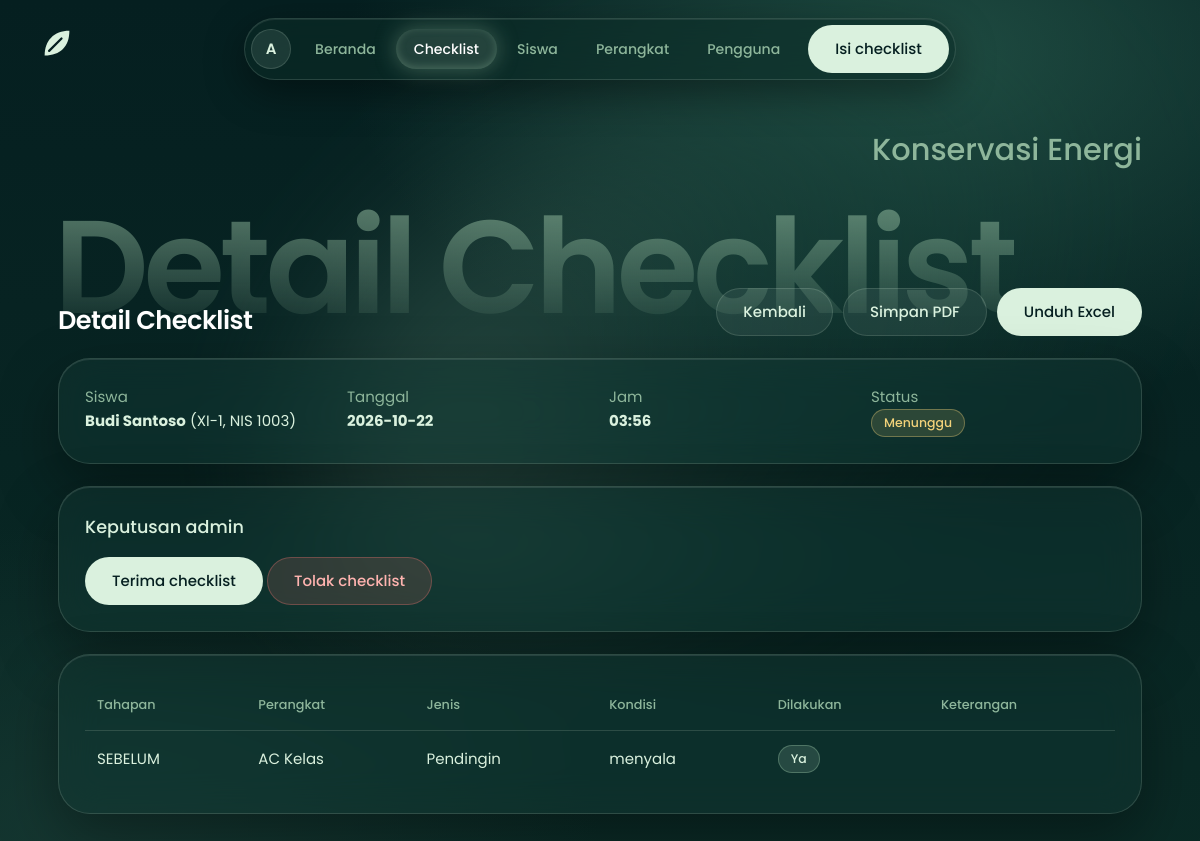
The app's page /checklist_view.php?id=2 (signed in) with its own data.
### tables this page shows
CREATE TABLE `checklist` (
  `id_checklist` int(11) NOT NULL,
  `nis` int(10) NOT NULL,
  `tanggal` date NOT NULL,
  `jam` time NOT NULL,
  `status_verifikasi` enum('Menunggu','Diterima','Ditolak') NOT NULL DEFAULT 'Menunggu'
);

CREATE TABLE `siswa` (
  `nis` int(10) NOT NULL,
  `nama` varchar(100) NOT NULL,
  `kelas` varchar(10) NOT NULL
);

CREATE TABLE `detail_checklist` (
  `id_detail` int(11) NOT NULL,
  `id_checklist` int(11) NOT NULL,
  `id_perangkat` int(11) NOT NULL,
  `tahapan` enum('SEBELUM','SELAMA','SESUDAH','5R') NOT NULL,
  `kondisi` varchar(100) NOT NULL,
  `status` enum('Ya','Tidak') NOT NULL,
  `keterangan` text DEFAULT NULL
);

CREATE TABLE `perangkat` (
  `id_perangkat` int(11) NOT NULL,
  `nama_perangkat` varchar(100) NOT NULL,
  `jenis` varchar(50) NOT NULL,
  `keterangan` text DEFAULT NULL
);

### config.php (called while the page is built, shortened)
<?php
try {
    $db = new mysqli(DB_HOST, DB_USER, DB_PASS, DB_NAME);
    $db->set_charset('utf8mb4');
} catch (mysqli_sql_exception $ex) {
    die('Koneksi database gagal. Periksa pengaturan di config.php. (' . htmlspecialchars($ex->getMessage()) . ')');
}
function e($s) { return htmlspecialchars((string)$s, ENT_QUOTES, 'UTF-8'); }
function q($sql, $types = '', $params = []) {
    global $db;
    $st = $db->prepare($sql);
    if ($types) $st->bind_param($types, ...$params);
    $st->execute();
    return $st;
}
function rows($sql, $types = '', $params = []) {
    return q($sql, $types, $params)->get_result()->fetch_all(MYSQLI_ASSOC);
}
function row($sql, $types = '', $params = []) {
    $r = rows($sql, $types, $params);
    return $r[0] ?? null;
}
function can(array $levels) {
    return !empty($_SESSION['user']) && in_array($_SESSION['user']['level'], $levels, true);
}

### checklist_view.php (the view, shortened to what this page needs)
<?php
require 'config.php';
$c = row('SELECT c.*, s.nama, s.kelas FROM checklist c JOIN siswa s ON s.nis=c.nis WHERE c.id_checklist=?', 'i', [(int)($_GET['id'] ?? 0)]);
$det = rows('SELECT d.*, p.nama_perangkat, p.jenis FROM detail_checklist d JOIN perangkat p ON p.id_perangkat=d.id_perangkat WHERE d.id_checklist=? ORDER BY FIELD(d.tahapan,"SEBELUM","SELAMA","SESUDAH","5R"), p.nama_perangkat', 'i', [$c['id_checklist']]);
include 'includes/header.php';
?>
<div class="bar"><h1>Detail Checklist</h1><span class="acts"><a class="btn sec" href="checklist.php">Kembali</a><button type="button" class="btn sec" onclick="window.print()">Simpan PDF</button><a class="btn" href="checklist_excel.php?id=<?= $c['id_checklist'] ?>" download>Unduh Excel</a></span></div>
<div class="card">
  <div class="grid">
    <div><span class="muted">Siswa</span><br><b><?= e($c['nama']) ?></b> (<?= e($c['kelas']) ?>, NIS <?= e($c['nis']) ?>)</div>
    <div><span class="muted">Tanggal</span><br><b><?= e($c['tanggal']) ?></b></div>
    <div><span class="muted">Jam</span><br><b><?= e(substr($c['jam'],0,5)) ?></b></div>
    <div><span class="muted">Status</span><br><span class="badge <?= strtolower($c['status_verifikasi']) ?>"><?= e($c['status_verifikasi']) ?></span></div>
  </div>
</div>
<?php if (can(['Admin'])): ?>
<div class="card">
  <h2>Keputusan admin</h2>
  <form method="post" action="checklist.php" class="inline"><?= csrf_field() ?><input type="hidden" name="id" value="<?= $c['id_checklist'] ?>">
    <?php if ($c['status_verifikasi'] !== 'Diterima'): ?><button class="btn" name="act" value="terima" type="submit">Terima checklist</button><?php endif; ?>
    <?php if ($c['status_verifikasi'] !== 'Ditolak'): ?><button class="btn del" name="act" value="tolak" type="submit" onclick="return confirm('Tolak checklist ini?')">Tolak checklist</button><?php endif; ?>
  </form>
</div>
<?php endif; ?>
<div class="card scroll">
<?php if (!$det): ?><p class="muted">Checklist ini belum punya detail.</p><?php else: ?>
<table><tr><th>Tahapan</th><th>Perangkat</th><th>Jenis</th><th>Kondisi</th><th>Dilakukan</th><th>Keterangan</th></tr>
<?php foreach ($det as $d): ?>
<tr><td data-label="Tahapan"><?= e($d['tahapan']) ?></td><td data-label="Perangkat"><?= e($d['nama_perangkat']) ?></td><td data-label="Jenis"><?= e($d['jenis']) ?></td><td data-label="Kondisi"><?= e($d['kondisi']) ?></td>
<td data-label="Dilakukan"><span class="badge <?= strtolower($d['status']) ?>"><?= e($d['status']) ?></span></td><td data-label="Keterangan"><?= e($d['keterangan']) ?></td></tr>
<?php endforeach; ?></table>
<?php endif; ?>
</div>
<?php include 'includes/footer.php'; ?>

### assets/style.css (style rules this page uses)
:root { --bg:#051F20;--bg2:#0B2B26;--deep:#163832;--mid:#235347;--sage:#8EB69B;--mint:#DAF1DE; --ink:#DAF1DE;--muted:#8EB69B;--line:rgba(218,241,222,.15); --glass:rgba(22,56,50,.48);--soft:rgba(218,241,222,.06); --danger:#ffb4b0;--danger-bg:rgba(255,120,115,.14);--warn:#f2d27a; --r:32px; }
* { box-sizing:border-box }
html { color-scheme:dark;-webkit-text-size-adjust:100% }
body { margin:0;min-height:100vh;color:var(--ink);background:var(--bg);overflow-x:hidden; font:15px/1.6 "Poppins","Segoe UI",system-ui,-apple-system,sans-serif;-webkit-tap-highlight-color:transparent }
body::before { content:"";position:fixed;inset:0;z-index:-2;background: radial-gradient(70% 55% at 78% 6%,rgba(35,83,71,.85),transparent 70%), radial-gradient(60% 50% at 8% 92%,rgba(22,56,50,.95),transparent 70%), linear-gradient(180deg,#051F20,#0B2B26) }
body::after { content:"";position:fixed;z-index:-1;width:70vmax;height:40vmax;left:50%;top:36%;margin:-20vmax 0 0 -26vmax;border-radius:50%;pointer-events:none; background:linear-gradient(120deg,rgba(142,182,155,.8),rgba(35,83,71,.6) 55%,transparent);filter:blur(80px);opacity:.42; transform:rotate(-28deg);animation:drift 18s ease-in-out infinite alternate }
a { color:var(--mint) }
h1 { font-size:1.6rem;font-weight:600;letter-spacing:-.02em;line-height:1.2;margin:0 0 4px;color:#fff }
h2 { font-size:1.1rem;font-weight:500;margin:0 0 16px }
.muted { color:var(--muted) }
.inline { display:inline }
.card { position:relative;background:var(--glass);border:1px solid var(--line);border-radius:var(--r);padding:26px;margin-bottom:22px; backdrop-filter:blur(20px) saturate(1.2);-webkit-backdrop-filter:blur(20px) saturate(1.2);box-shadow:0 24px 60px rgba(0,0,0,.35),inset 0 1px 0 rgba(255,255,255,.10) }
.bar { display:flex;justify-content:space-between;align-items:flex-end;gap:12px;flex-wrap:wrap;margin-bottom:22px }
.bar h1 { margin:0 }
.scroll { overflow-x:auto }
table { width:100%;border-collapse:collapse }
th,td { text-align:left;padding:14px 12px;border-bottom:1px solid var(--line);vertical-align:middle }
th { color:var(--muted);font-weight:500;font-size:.8rem;white-space:nowrap }
tr:last-child td { border-bottom:0 }
.grid { display:grid;grid-template-columns:repeat(auto-fit,minmax(200px,1fr));gap:0 18px }
.btn { position:relative;overflow:hidden;display:inline-flex;align-items:center;justify-content:center;gap:8px;border:1px solid transparent;border-radius:999px;padding:11px 26px; font:inherit;font-weight:500;cursor:pointer;text-decoration:none;color:#051F20;background:var(--mint);transition:background .15s,box-shadow .2s,transform .12s }
.btn.sec { background:rgba(218,241,222,.08);color:var(--mint);border-color:var(--line) }
.btn.del { background:var(--danger-bg);color:var(--danger);border-color:rgba(255,120,115,.3) }
.badge { display:inline-block;padding:3px 12px;border-radius:999px;font-size:.78rem;font-weight:500;border:1px solid transparent }
.badge.ya { background:rgba(142,182,155,.2);color:var(--mint);border-color:rgba(142,182,155,.4) }
.badge.menunggu { background:rgba(242,210,122,.14);color:var(--warn);border-color:rgba(242,210,122,.35) }
.content>* { animation:enter .5s cubic-bezier(.2,.7,.2,1) both }
.content>:nth-child(2) { animation-delay:.06s }
.content>:nth-child(3) { animation-delay:.12s }
.content>:nth-child(4) { animation-delay:.18s }
.bar .acts { display:flex;gap:10px;flex-wrap:wrap }

### records on screen
checklist: nis.nama "Budi Santoso", nis.kelas "XI-1", nis "1003", tanggal "2026-10-22", jam "03:56", status_verifikasi "Menunggu"
detail_checklist: tahapan "SEBELUM", id_perangkat.nama_perangkat "AC Kelas", id_perangkat.jenis "Pendingin", kondisi "menyala", status "Ya"

### other values on screen
$ini "A"
$label "Beranda Checklist Siswa Perangkat Pengguna"
